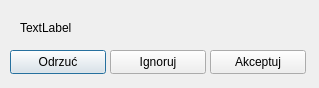
<?xml version="1.0" encoding="UTF-8"?>
<ui version="4.0">
 <class>uiPriv</class>
 <widget class="QDialog" name="uiPriv">
  <property name="geometry">
   <rect>
    <x>0</x>
    <y>0</y>
    <width>319</width>
    <height>88</height>
   </rect>
  </property>
  <property name="minimumSize">
   <size>
    <width>319</width>
    <height>88</height>
   </size>
  </property>
  <property name="maximumSize">
   <size>
    <width>319</width>
    <height>88</height>
   </size>
  </property>
  <property name="windowTitle">
   <string>Zaproszenie</string>
  </property>
  <property name="windowIcon">
   <iconset resource="../scc.qrc">
    <normaloff>:/3rdparty/images/r2_32.png</normaloff>:/3rdparty/images/r2_32.png</iconset>
  </property>
  <widget class="QLabel" name="label">
   <property name="geometry">
    <rect>
     <x>20</x>
     <y>20</y>
     <width>281</width>
     <height>16</height>
    </rect>
   </property>
   <property name="text">
    <string>TextLabel</string>
   </property>
  </widget>
  <widget class="QPushButton" name="pushButtonReject">
   <property name="geometry">
    <rect>
     <x>10</x>
     <y>50</y>
     <width>96</width>
     <height>24</height>
    </rect>
   </property>
   <property name="text">
    <string>Odrzuć</string>
   </property>
  </widget>
  <widget class="QPushButton" name="pushButtonIgnore">
   <property name="geometry">
    <rect>
     <x>110</x>
     <y>50</y>
     <width>96</width>
     <height>24</height>
    </rect>
   </property>
   <property name="text">
    <string>Ignoruj</string>
   </property>
  </widget>
  <widget class="QPushButton" name="pushButtonAccept">
   <property name="geometry">
    <rect>
     <x>210</x>
     <y>50</y>
     <width>96</width>
     <height>24</height>
    </rect>
   </property>
   <property name="text">
    <string>Akceptuj</string>
   </property>
  </widget>
 </widget>
 <resources>
  <include location="../scc.qrc"/>
 </resources>
 <connections/>
</ui>
